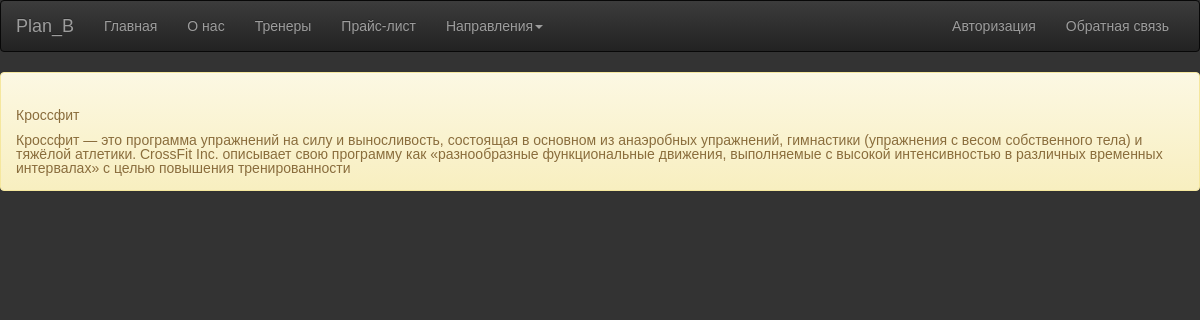
/crossfit, run on the app's committed database.
### gymapp/models.py (models this page shows, shortened)
class SportStyle(models.Model):
    name = models.CharField("Название", max_length=20)
    direction_information = models.TextField("Описание направления")
    class Meta:
        verbose_name = "Направление"
        verbose_name_plural = "Направления"

### gymapp/views.py (the view)
# urls.py: path("crossfit", views.crossfit, name="gym-crossfit"),
def crossfit(request):
    context = {
        "crossfit": SportStyle.objects.order_by("name")[0:1],
    }
    return render(request, "gymapp/crossfit.html", context)

### gymapp/templates/gymapp/crossfit.html (shortened to what this page needs)
{%extends "gymapp/base.html" %}
{% block content %}
{% load static %}
<link rel="stylesheet" href="{% static 'css/stylesheet.css' %}">
{% for i in crossfit %}
  <div class="alert alert-warning">
    <h3>{{ i.name }}</h3>
    <p>{{ i.direction_information }}</p>
  </div>
{% endfor %}
{% endblock %}

### gymapp/static/css/stylesheet.css (style rules this page uses)
*, *::before, *::after { padding: 0; margin: 0; border: 0; box-sizing: border-box; }
h1, h2, h3, h4, h5, h6 { font-weight: inherit; font-size: inherit; }
html, body { height: 100%; line-height: 1; font-size: 14px; background-color: #333; font-family: Arial, "Helvetica Neue", Helvetica, sans-serif; }

### data on the page
SportStyle: name "Кроссфит", direction_information "Кроссфит — это программа упражнений на силу и выносливость, состоящая в основном из анаэробных упражнений, гимнастики (упражнения с весом собственного тела) и тяжёлой атлетики. CrossFit Inc. описывает свою программу как «разнообразные функциональные движения, выполняемые с высокой интенсивностью в различных временных интервалах» с целью повышения тренированности"
